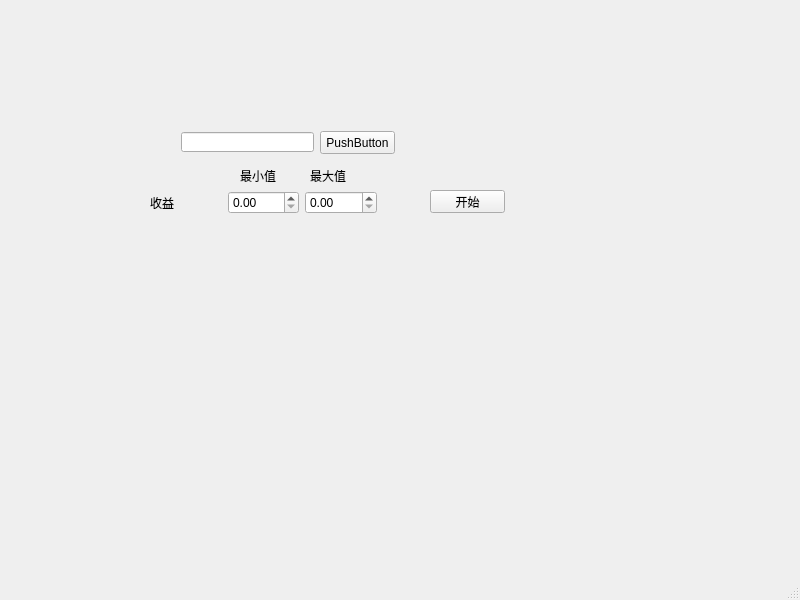
<?xml version="1.0" encoding="UTF-8"?>
<ui version="4.0">
 <class>MainWindow</class>
 <widget class="QMainWindow" name="MainWindow">
  <property name="geometry">
   <rect>
    <x>0</x>
    <y>0</y>
    <width>800</width>
    <height>600</height>
   </rect>
  </property>
  <property name="windowTitle">
   <string>MainWindow</string>
  </property>
  <widget class="QWidget" name="centralwidget">
   <widget class="QPushButton" name="pushButton">
    <property name="geometry">
     <rect>
      <x>320</x>
      <y>131</y>
      <width>75</width>
      <height>23</height>
     </rect>
    </property>
    <property name="text">
     <string>PushButton</string>
    </property>
   </widget>
   <widget class="QLineEdit" name="lineEdit">
    <property name="geometry">
     <rect>
      <x>181</x>
      <y>132</y>
      <width>133</width>
      <height>20</height>
     </rect>
    </property>
   </widget>
   <widget class="QLabel" name="label_min">
    <property name="geometry">
     <rect>
      <x>240</x>
      <y>170</y>
      <width>54</width>
      <height>12</height>
     </rect>
    </property>
    <property name="text">
     <string>最小值</string>
    </property>
   </widget>
   <widget class="QLabel" name="label_max">
    <property name="geometry">
     <rect>
      <x>310</x>
      <y>170</y>
      <width>54</width>
      <height>12</height>
     </rect>
    </property>
    <property name="text">
     <string>最大值</string>
    </property>
   </widget>
   <widget class="QPushButton" name="pushButton_start">
    <property name="geometry">
     <rect>
      <x>430</x>
      <y>190</y>
      <width>75</width>
      <height>23</height>
     </rect>
    </property>
    <property name="text">
     <string>开始</string>
    </property>
   </widget>
   <widget class="QWidget" name="">
    <property name="geometry">
     <rect>
      <x>150</x>
      <y>190</y>
      <width>227</width>
      <height>25</height>
     </rect>
    </property>
    <layout class="QHBoxLayout" name="horizontalLayout">
     <item>
      <widget class="QLabel" name="label_shouYi">
       <property name="text">
        <string>收益</string>
       </property>
      </widget>
     </item>
     <item>
      <widget class="QDoubleSpinBox" name="doubleSpinBox_min"/>
     </item>
     <item>
      <widget class="QDoubleSpinBox" name="doubleSpinBox_max"/>
     </item>
    </layout>
   </widget>
  </widget>
  <widget class="QMenuBar" name="menubar">
   <property name="geometry">
    <rect>
     <x>0</x>
     <y>0</y>
     <width>800</width>
     <height>23</height>
    </rect>
   </property>
  </widget>
  <widget class="QStatusBar" name="statusbar"/>
 </widget>
 <resources/>
 <connections/>
</ui>
